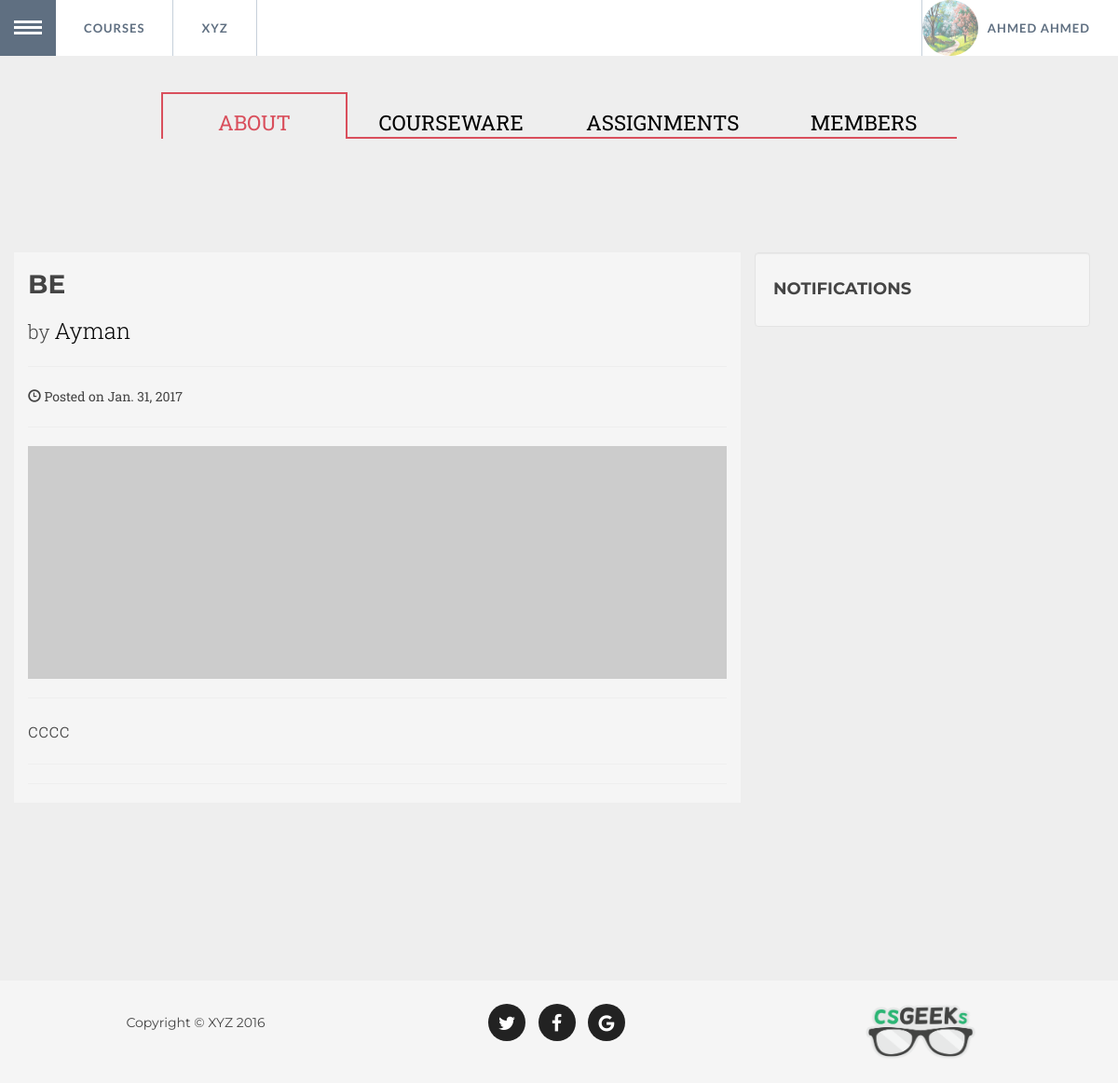
The page /courses/7/ (signed in) on the database its author committed.
### courses/models.py (models this page shows, shortened)
class Member(models.Model):
    first_name = models.CharField(max_length=200)
    last_name = models.CharField(max_length=200)
    email = models.CharField(max_length=200)
    pwd = models.CharField(max_length=200)
    logged_in = models.BooleanField(default=False)
    img = models.ImageField(upload_to=UploadToPathAndRename(os.path.join(settings.MEDIA_ROOT, 'upload')))

class Post(models.Model):
    title=models.CharField(max_length=200, default="")
    by = models.CharField(max_length=200, default="")
    date=models.DateField(auto_now_add=True)
    content=models.TextField()
    img = models.CharField(max_length=200, default="")
    course=models.ForeignKey(Course, on_delete=models.CASCADE)

### courses/views.py (the view)
# urls.py: url(r'^(?P<course_id>[0-9]+)/$', views.getCourseAbout, name="about"),
def getCourseAbout (request, course_id):
	data =checkAuth(request)
	if(data!=False):
		m = Member.objects.get(pk=request.session['member_id'])
		name = Course.objects.get(pk=course_id).title
		Posts=Course.objects.get(pk=course_id).post_set.all()
		Notis=Course.objects.get(pk=course_id).notification_set.all()
		context={'post':Posts, 'not':Notis,'cid':course_id ,'member':m}
		return render(request, "courses/about.html",context)
	else:
		return render(request, 'courses/form.html')

### courses/views.py (called while the page is built)
def checkAuth (request):
	try:
		m_id=request.session['member_id']
	except KeyError:
		return False
	return m_id

### courses/templates/courses/about.html (shortened to what this page needs)
{% load static %}
<!DOCTYPE html>
<html lang="en" class="no-js">
	<head>
 	        <link href="{% static 'courses/static/vendor/bootstrap/css/bootstrap.min.css'%}" rel="stylesheet">
 		<link rel="stylesheet" type="text/css" href="{% static 'courses/static/css/demo2.css'%}" />
		<link rel="stylesheet" type="text/css" href="{% static 'courses/static/css/component2.css'%}" />
		<link href="{% static 'courses/static/vendor/font-awesome/css/font-awesome.min.css'%}" rel="stylesheet" type="text/css">
    <link rel="stylesheet" type="text/css" href="{% static 'courses/static/css/normalize3.css'%}" />
	<link rel="stylesheet" type="text/css" href="{% static 'courses/static/css/demo3.css'%}" />
	<link rel="stylesheet" type="text/css" href="{% static 'courses/static/css/component3.css'%}" />
    <link href="{% static 'courses/static/css/agency.min.css'%}" rel="stylesheet">
	</head>
	<body style="background-color: #f5f5f5;">
		<div class="container" style=" width: 100%;">
			<ul id="gn-menu" class="gn-menu-main" style="z-index: 20;">
				<li class="gn-trigger">
					<a class="gn-icon gn-icon-menu"><span>Menu</span></a>
				</li>
				<li><a href="{% url 'courses:index'%}">Courses</a></li>
				<li><a href="{% url 'home'%}">XYZ</a></li>
				<li><div onclick="dod()"> <img style ="height: 60px;width: 60px;"class= 'img-circle ' src="{{MEDIA_URL}}upload/{{member.id}}.png"><b>{{member.first_name}} {{member.last_name}}</b></div></li>
			</ul>
		</div>
		<div>h
		    <section id="portfolio" class="bg-light-gray" style="padding-top: 55px;">
		    	<section class="section section--menu" id="Ceres">
					<span class="link-copy"></span>
					<nav class="menu menu--ceres">
						<ul class="menu__list">
							<li class="menu__item menu__item--current"><a href="{% url 'courses:about' cid%}" class="menu__link"">About</a></li>
							<li class="menu__item"><a href="{% url 'courses:ware' cid 1%}" class="menu__link" >Courseware</a></li>
							<li class="menu__item"><a href="{% url 'courses:agn' cid 1%}" class="menu__link" >Assignments</a></li>
							<li class="menu__item"><a href="{% url 'courses:mem' cid %}" class="menu__link">Members</a></li>
						</ul>
					</nav>
				</section>
			    <div class="container" style="margin: 0 auto;">
			        <div class="row">
			            <div  class="col-lg-8" style="background-color:#f5f5f5">
			                {% for i in post %}
			                <h1>{{i.title}}</h1>
			                <p class="lead">
			                    by <font color="black" size="5em">{{i.by}}</font>
			                </p>
			                <hr>
			                <p><span class="glyphicon glyphicon-time"></span> Posted on {{i.date}}</p>
			                <hr>
			                <img class="img-responsive" src="http://placehold.it/900x300" alt="">
			                <hr>
			                <p class="lead">{{i.content}}</p>
			                <hr>
			                {%endfor%}
			                <hr>
			            </div>
			            <div class="col-md-4">
			                <div class="well">
			                    <h4>Notifications</h4>
			                </div>
			            </div>
			        </div>
			        <hr>
			    </div>
		    </section>
		</div>
		<footer>
	        <div class="container">
	            <div class="row">
	                <div class="col-md-4">
	                    <span class="copyright">Copyright &copy; XYZ 2016</span>
	                </div>
	                <div class="col-md-4">
	                    <ul class="list-inline social-buttons">
	                        <li><a href="#"><i class="fa fa-twitter"></i></a>
	                        </li>
	                        <li><a href="#"><i class="fa fa-facebook"></i></a>
	                        </li>
	                        <li><a href="#"><i class="fa fa-google"></i></a>
	                        </li>
	                    </ul>
	                </div>
	                <div class="col-md-4">
	                    <ul class="list-inline quicklinks">
	                        <li><a href="#"><img src="{% static 'courses/static/img/logo.png'%}" style="height: 60px; width: 120px;">  </a>
	                        </li>
	                    </ul>
	                </div>
	            </div>
	        </div>
    	</footer>
	</body>
</html>

### courses/static/courses/static/css/demo2.css (style rules this page uses)
body { background: #34495e; }

### courses/static/courses/static/css/component2.css (style rules this page uses)
*, *:after, *::before { -webkit-box-sizing: border-box; -moz-box-sizing: border-box; box-sizing: border-box; }
.gn-menu-main, .gn-menu-main ul { margin: 0; padding: 0; background: white; color: #5f6f81; list-style: none; text-transform: none; font-weight: 300; font-family: 'Lato', Arial, sans-serif; line-height: 60px; }
.gn-menu-main { position: fixed; top: 0; left: 0; width: 100%; height: 60px; font-size: 13px; }
.gn-menu-main a { display: block; height: 100%; color: #5f6f81; text-decoration: none; cursor: pointer; }
.gn-menu-main > li { display: block; float: left; height: 100%; border-right: 1px solid #c6d0da; text-align: center; }
.gn-menu-main li.gn-trigger { position: relative; width: 60px; -webkit-touch-callout: none; -webkit-user-select: none; -khtml-user-select: none; -moz-user-select: none; -ms-user-select: none; user-select: none; }
.gn-menu-main > li:last-child { float: right; border-right: none; border-left: 1px solid #c6d0da; }
.gn-menu-main > li > a { padding: 0 30px; text-transform: uppercase; letter-spacing: 1px; font-weight: bold; }
.gn-menu-main > li> div { position: relative; padding :0 30px; padding-left: 70px; text-transform: uppercase; letter-spacing: 1px; font-weight: bold; }
.gn-menu-main > li> div> img { position: absolute; opacity: 0.5; top: 0; left: 0; -webkit-transition: all ease .5s; }
.gn-menu-main:after { display: table; clear: both; content: ""; }
.gn-icon::before { display: inline-block; width: 60px; text-align: center; text-transform: none; font-weight: normal; font-style: normal; font-variant: normal; font-family: 'ecoicons'; line-height: 1; speak: none; -webkit-font-smoothing: antialiased; }
.gn-icon-menu::before { margin-left: -15px; vertical-align: -2px; width: 30px; height: 3px; background: #5f6f81; box-shadow: 0 3px white, 0 -6px #5f6f81, 0 -9px white, 0 -12px #5f6f81; content: ''; }

### courses/static/courses/static/css/demo3.css (style rules this page uses)
*, *:after, *:before { -webkit-box-sizing: border-box; box-sizing: border-box; }
body { font-family: 'Avenir Next', Avenir, 'Helvetica Neue', 'Lato', 'Segoe UI', Helvetica, Arial, sans-serif; color: #444; background: #fff; -webkit-font-smoothing: antialiased; -moz-osx-font-smoothing: grayscale; }
a { text-decoration: none; color: #4e3c3e; outline: none; }
.link-copy { position: absolute; top: 2em; right: 2em; width: 20px; height: 20px; cursor: pointer; background: url(../img/link.svg) no-repeat center center; background-size: cover; }
.link-copy::after { content: 'Click to copy direct link'; font-size: 0.85em; font-weight: bold; position: absolute; right: 100%; margin: 0 1em 0 0; white-space: nowrap; pointer-events: none; opacity: 0; color: #ddd; -webkit-transform: translate3d(10px, 0, 0); transform: translate3d(10px, 0, 0); -webkit-transition: -webkit-transform 0.3s, opacity 0.3s; transition: transform 0.3s, opacity 0.3s; }
.link-copy::before { content: ''; position: absolute; top: 50%; left: 50%; width: 50px; height: 50px; margin: -25px 0 0 -25px; opacity: 0; border-radius: 50%; background: #d94f5c; }
.section { display: -webkit-flex; display: flex; -webkit-flex-direction: column; flex-direction: column; -webkit-justify-content: center; justify-content: center; -webkit-align-items: center; align-items: center; }
.section--menu { position: relative; overflow: hidden; height: 15px; padding-top: 5em; padding-bottom: 9em; }

### rows shown on the page
Member: first_name "AHMED", last_name "AHMED"
Post: title "BE", by "Ayman", date "Jan. 31, 2017", content "cccc"
